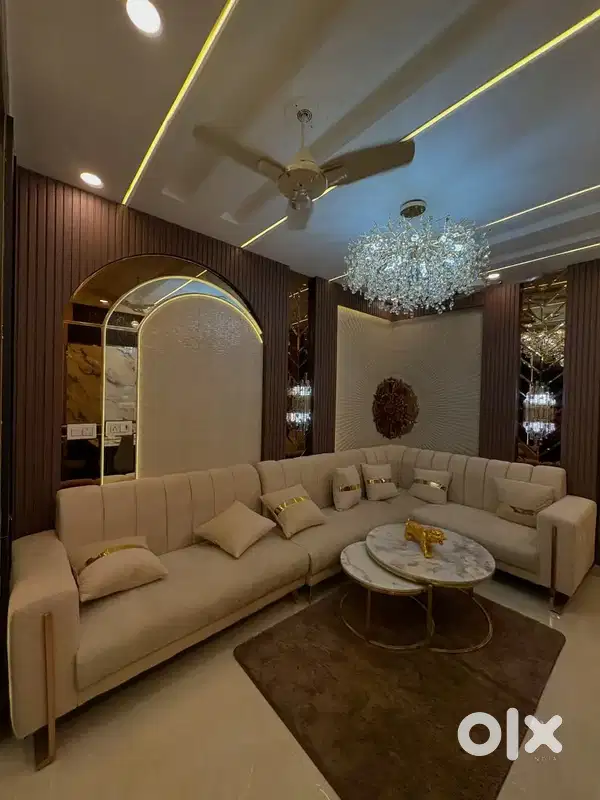
#> input picture sample_data/images/1.webp, 600 x 800 px
$ python -i images.py   (imports and definitions only)
#> lines starting #> are read from the running program, lines starting #| are printed output that depends on the picture
#> further down, picture is the input picture: PIL image 600x800 RGB; mean R, G, B 94.6, 79.7, 61
"""Image processing pipeline: validation, cover-cropping to 16:9 (1280x720), and Ken Burns zoom frames."""

import io
import logging
from pathlib import Path
from typing import List, Optional, Tuple, Union

import numpy as np
from PIL import Image, ImageOps, UnidentifiedImageError

logger = logging.getLogger("property_video_gen.images")

TARGET_WIDTH = 1280
TARGET_HEIGHT = 720
TARGET_ASPECT = TARGET_WIDTH / TARGET_HEIGHT  # 16:9 = 1.7777...


# [32 lines left out: function open_and_normalize_image, not called in this run]


def cover_crop(
    img: Image.Image,
    target_width: int = TARGET_WIDTH,
    target_height: int = TARGET_HEIGHT,
) -> Image.Image:
    """
    Resizes and center-crops an image to exact target dimensions (16:9, 1280x720)
    without stretching, distorting, or adding black bars.
    """
#> called with target_width = 1280, target_height = 720
    orig_w, orig_h = img.size
#> orig_w = 600; orig_h = 800
    orig_aspect = orig_w / orig_h
#> orig_aspect = 0.75
    target_aspect = target_width / target_height

    if orig_aspect > target_aspect:
        # Image is wider than 16:9 -> scale height to match, crop excess width
        scale = target_height / orig_h
        new_w = int(round(orig_w * scale))
        new_h = target_height
        resized = img.resize((new_w, new_h), Image.Resampling.BILINEAR)

        # Center crop horizontally
        left = (new_w - target_width) // 2
        crop_box = (left, 0, left + target_width, target_height)
        return resized.crop(crop_box)
    else:
        # Image is taller than 16:9 -> scale width to match, crop excess height
        scale = target_width / orig_w
#> scale = 2.13
        new_w = target_width
        new_h = int(round(orig_h * scale))
#> new_h = 1707
        resized = img.resize((new_w, new_h), Image.Resampling.BILINEAR)

        # Center crop vertically
        top = (new_h - target_height) // 2
#> top = 493
        crop_box = (0, top, target_width, top + target_height)
#> crop_box = (0, 493, 1280, 1213)
        return resized.crop(crop_box)
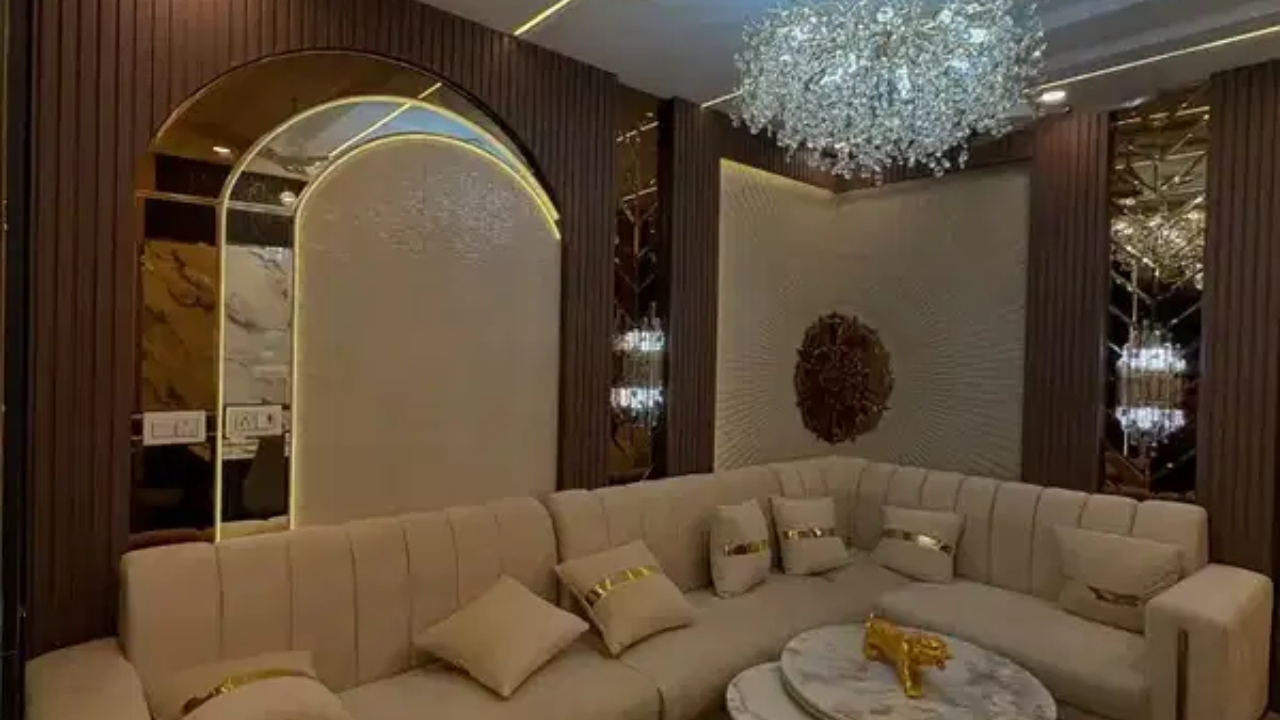
#> returned value: PIL image 1280x720 RGB; mean R, G, B 91, 74.4, 55.8


# [63 lines left out: function generate_ken_burns_frames, not called in this run]


def frames_to_numpy(frames: List[Image.Image]) -> List[np.ndarray]:
    """Converts a list of PIL Image frames into RGB numpy arrays suitable for MoviePy."""
    return [np.array(f) for f in frames]

>>> from PIL import Image
>>> picture = Image.open('../sample_data/images/1.webp')
>>> result = cover_crop(picture)

$ run again, on sample_data/images/2.webp
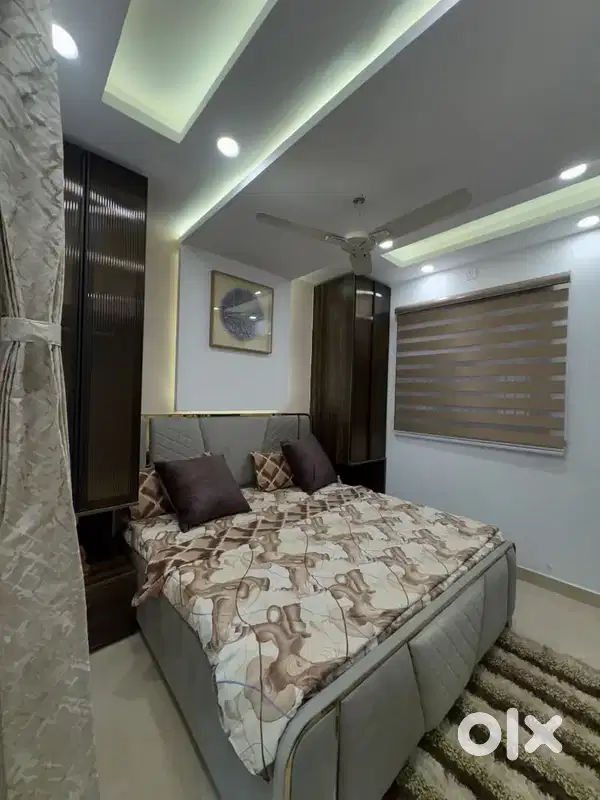
#> input picture sample_data/images/2.webp, 600 x 800 px
#> picture is the input picture: PIL image 600x800 RGB; mean R, G, B 109.3, 109.5, 101.3
#> in cover_crop, `return resized.crop(crop_box)`:
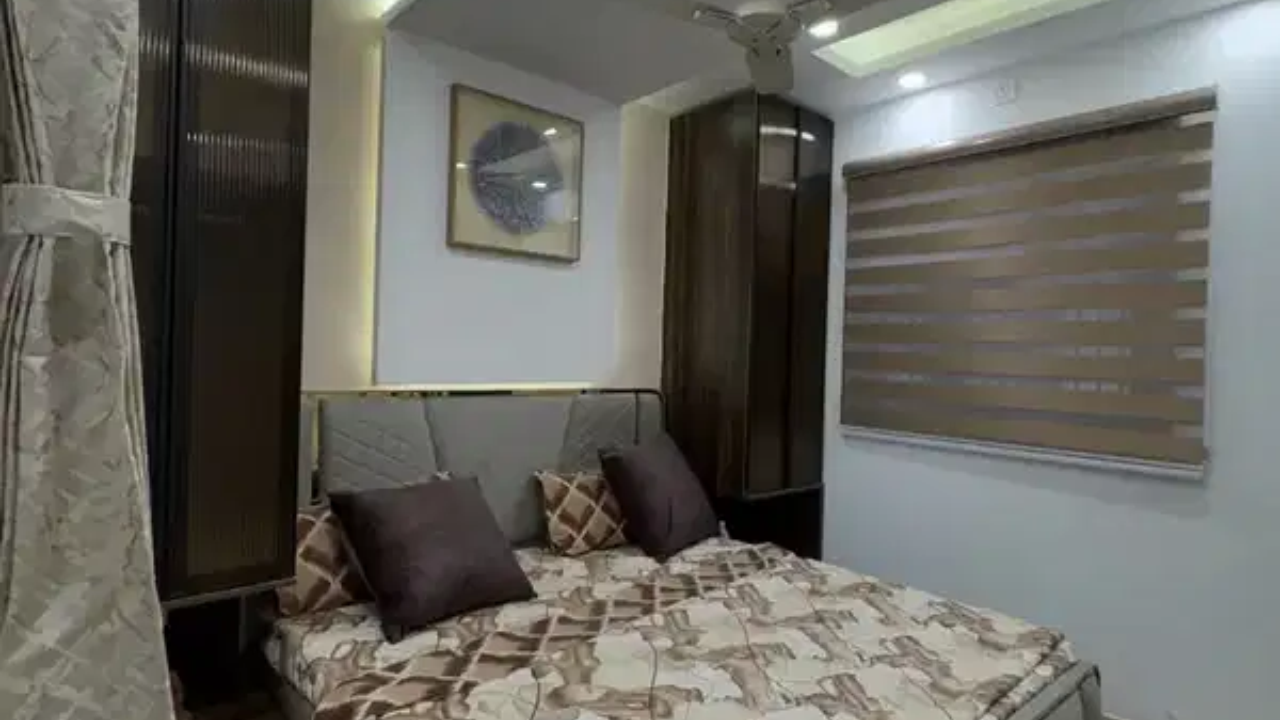
#> returned value: PIL image 1280x720 RGB; mean R, G, B 104.8, 103.3, 96.6

$ run again, on sample_data/images/3.webp
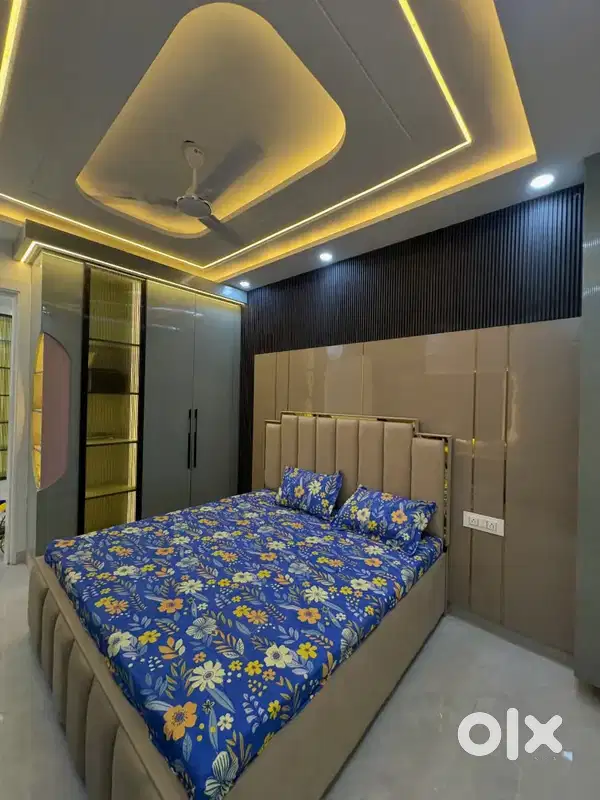
#> input picture sample_data/images/3.webp, 600 x 800 px
#> picture is the input picture: PIL image 600x800 RGB; mean R, G, B 102.3, 98.5, 86.3
#> in cover_crop, `return resized.crop(crop_box)`:
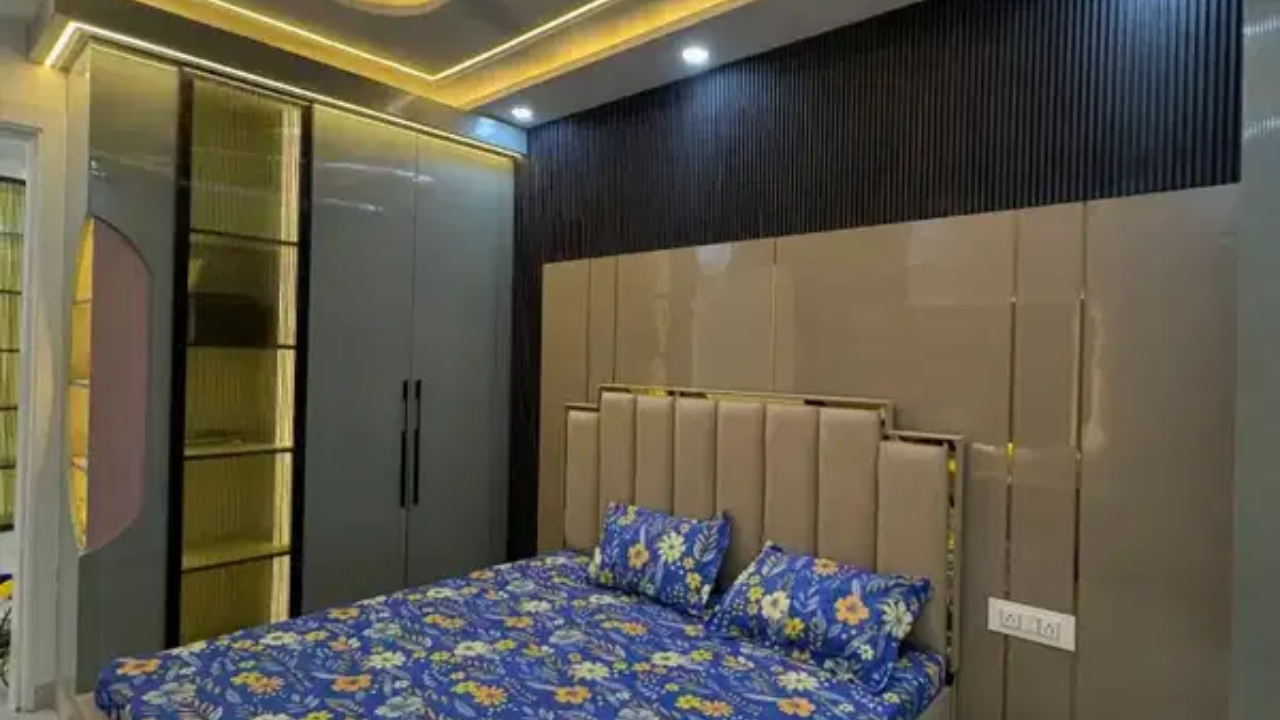
#> returned value: PIL image 1280x720 RGB; mean R, G, B 93.6, 88.7, 75.3

$ run again, on sample_data/images/4.webp
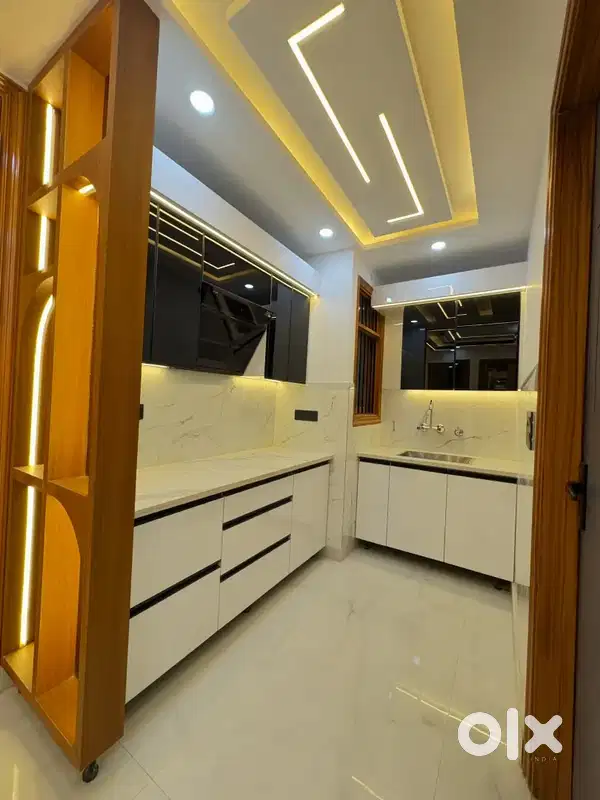
#> input picture sample_data/images/4.webp, 600 x 800 px
#> picture is the input picture: PIL image 600x800 RGB; mean R, G, B 142.1, 120.1, 80.6
#> in cover_crop, `return resized.crop(crop_box)`:
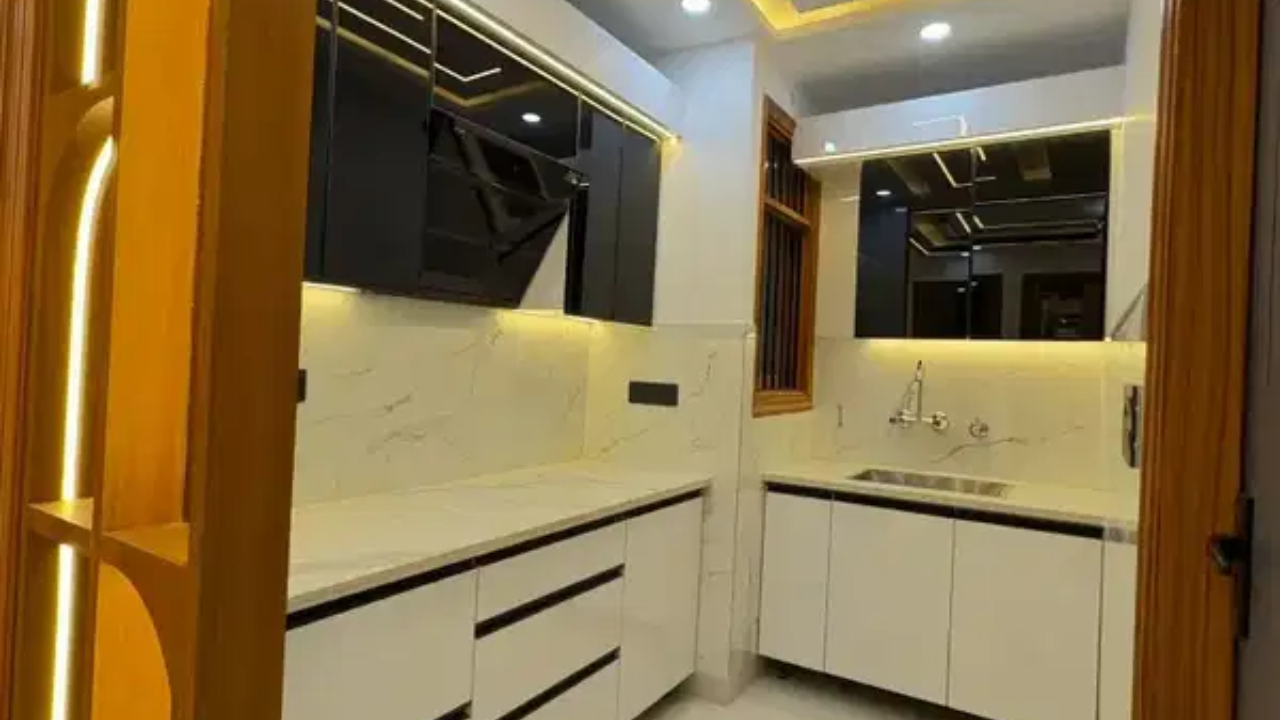
#> returned value: PIL image 1280x720 RGB; mean R, G, B 131.8, 108.8, 69.1
